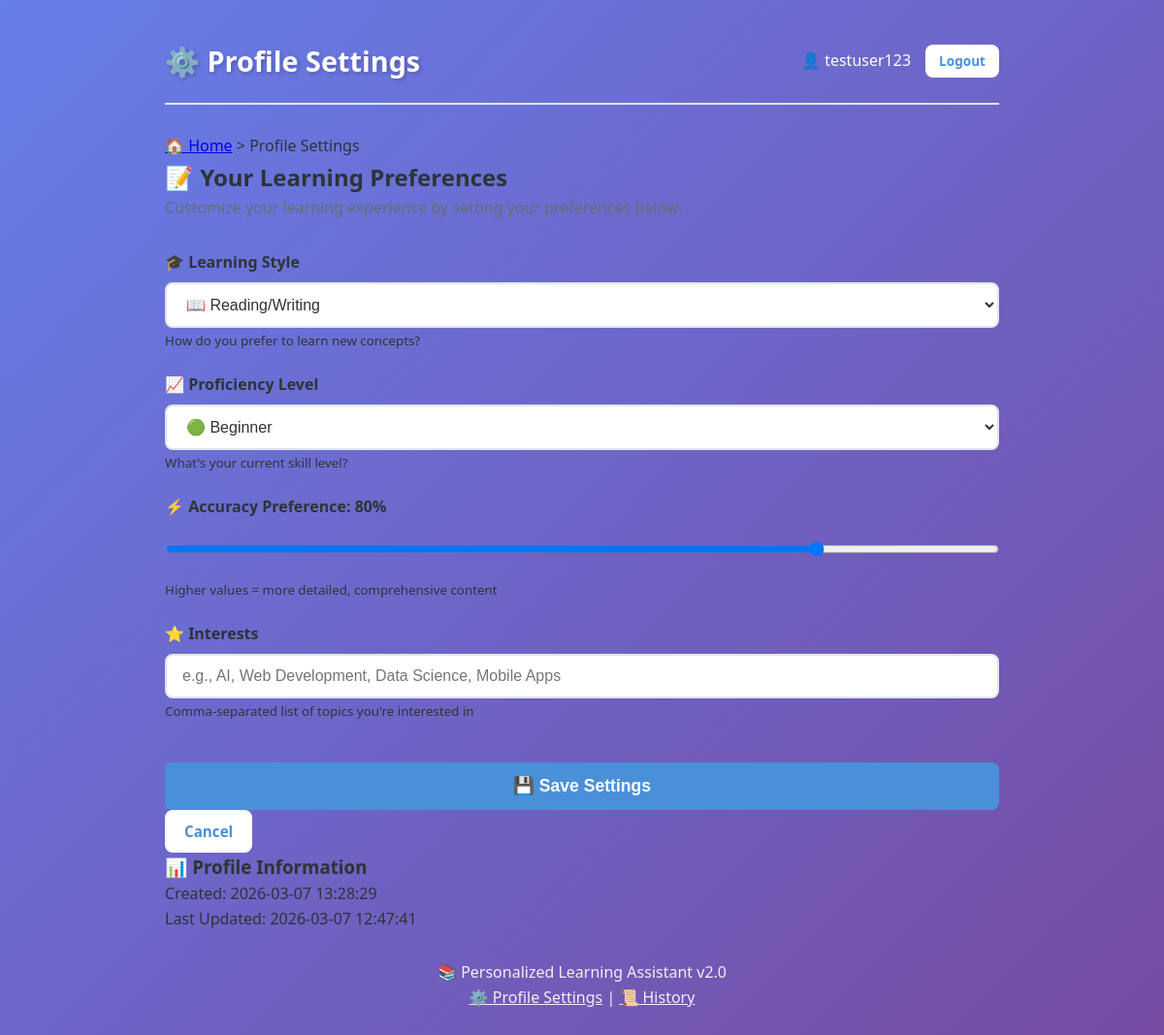
Screenshot of /profile (signed in) with the database file from the repository.
### tables this page shows
CREATE TABLE user_profiles (
            id INTEGER PRIMARY KEY AUTOINCREMENT,
            user_id INTEGER NOT NULL,
            learning_style TEXT DEFAULT 'Reading',
            level TEXT DEFAULT 'Beginner',
            accuracy INTEGER DEFAULT 80,
            interests TEXT DEFAULT '',
            updated_at TIMESTAMP DEFAULT CURRENT_TIMESTAMP, created_at TIMESTAMP,
            FOREIGN KEY (user_id) REFERENCES users (id)
        );

### app.py (the view, shortened to what this page needs)
@app.route('/profile', methods=['GET', 'POST'])
@login_required
def profile():
    user_id = session.get('user_id')
    profile = get_or_create_profile(user_id)
    return render_template('profile.html', profile=profile)

### app.py (called while the page is built, shortened)
def get_db_connection():
    conn = sqlite3.connect(DATABASE)
    conn.row_factory = sqlite3.Row
    return conn

def get_or_create_profile(user_id):
    conn = get_db_connection()
    cursor = conn.cursor()
    cursor.execute('SELECT * FROM user_profiles WHERE user_id = ?', (user_id,))
    profile = cursor.fetchone()
    conn.close()
    return profile

def login_required(f):
    @wraps(f)
    def decorated_function(*args, **kwargs):
        if 'user_id' not in session:
            flash('Please log in to access this page.', 'error')
            return redirect(url_for('login'))
        return f(*args, **kwargs)
    return decorated_function

### templates/profile.html (shortened to what this page needs)
<!DOCTYPE html>
<html lang="en">
<head>
    <link rel="stylesheet" href="/static/style.css">
</head>
<body>
    <div class="container">
        <header>
            <h1>⚙️ Profile Settings</h1>
            <div class="user-info">
                <span>👤 {{ session.get('username') }}</span>
                <a href="/logout" class="btn btn-small">Logout</a>
            </div>
        </header>
        <main>
            <nav class="breadcrumb">
                <a href="/">🏠 Home</a> > <span>Profile Settings</span>
            </nav>
            <section class="profile-form">
                <h2>📝 Your Learning Preferences</h2>
                <p class="subtitle">Customize your learning experience by setting your preferences below.</p>
                <form method="POST" action="/profile">
                    <div class="form-group">
                        <label for="learning_style">🎓 Learning Style</label>
                        <select id="learning_style" name="learning_style">
                            <option value="Reading" {% if profile and profile.learning_style == 'Reading' %}selected{% endif %}>📖 Reading/Writing</option>
                        </select>
                        <small class="help-text">How do you prefer to learn new concepts?</small>
                    </div>
                    <div class="form-group">
                        <label for="level">📈 Proficiency Level</label>
                        <select id="level" name="level">
                            <option value="Beginner" {% if profile and profile.level == 'Beginner' %}selected{% endif %}>🟢 Beginner</option>
                        </select>
                        <small class="help-text">What's your current skill level?</small>
                    </div>
                    <div class="form-group">
                        <label for="accuracy">⚡ Accuracy Preference: <span id="accuracyValue">{{ profile.accuracy if profile else 80 }}%</span></label>
                        <input
                            type="range"
                            id="accuracy"
                            name="accuracy"
                            min="0"
                            max="100"
                            value="{{ profile.accuracy if profile else 80 }}"
                            oninput="document.getElementById('accuracyValue').textContent = this.value + '%'">
                        <small class="help-text">Higher values = more detailed, comprehensive content</small>
                    </div>
                    <div class="form-group">
                        <label for="interests">⭐ Interests</label>
                        <input
                            type="text"
                            id="interests"
                            name="interests"
                            value="{{ profile.interests if profile else '' }}"
                            placeholder="e.g., AI, Web Development, Data Science, Mobile Apps">
                        <small class="help-text">Comma-separated list of topics you're interested in</small>
                    </div>
                    <div class="form-actions">
                        <button type="submit" class="btn btn-primary btn-large">
                            💾 Save Settings
                        </button>
                        <a href="/" class="btn">Cancel</a>
                    </div>
                </form>
            </section>
            {% if profile %}
            <section class="profile-info">
                <h3>📊 Profile Information</h3>
                <div class="info-grid">
                    <div class="info-item">
                        <span class="info-label">Created:</span>
                        <span class="info-value">{{ profile.created_at if profile.created_at else 'New profile - not yet saved' }}</span>
                    </div>
                    <div class="info-item">
                        <span class="info-label">Last Updated:</span>
                        <span class="info-value">{{ profile.updated_at if profile.updated_at else 'Never' }}</span>
                    </div>
                </div>
            </section>
            {% endif %}
        </main>
        <footer>
            <p>📚 Personalized Learning Assistant v2.0</p>
            <p><a href="/profile">⚙️ Profile Settings</a> | <a href="/history">📜 History</a></p>
        </footer>
    </div>
</body>
</html>

### static/style.css (style rules this page uses)
:root { --primary-color: #4a90d9; --primary-dark: #357abd; --secondary-color: #6c5ce7; --success-color: #00b894; --error-color: #d63031; --warning-color: #fdcb6e; --background: linear-gradient(135deg, #667eea 0%, #764ba2 100%); --card-bg: #ffffff; --text-color: #2d3436; --text-light: #636e72; --border-color: #dfe6e9; --shadow: 0 10px 40px rgba(0, 0, 0, 0.1); --shadow-hover: 0 15px 50px rgba(0, 0, 0, 0.15); }
* { margin: 0; padding: 0; box-sizing: border-box; }
body { font-family: 'Segoe UI', Tahoma, Geneva, Verdana, sans-serif; background: var(--background); min-height: 100vh; color: var(--text-color); line-height: 1.6; }
.container { max-width: 900px; margin: 0 auto; padding: 20px; }
header { display: flex; justify-content: space-between; align-items: center; padding: 20px 0; margin-bottom: 30px; border-bottom: 2px solid var(--border-color); animation: slideInDown 0.5s ease-out; }
header h1 { font-size: 1.8rem; color: white; text-shadow: 2px 2px 4px rgba(0, 0, 0, 0.2); }
.user-info { display: flex; align-items: center; gap: 15px; color: white; font-weight: 500; }
.btn { display: inline-block; padding: 10px 20px; background: white; color: var(--primary-color); text-decoration: none; border-radius: 8px; font-weight: 600; transition: all 0.3s ease; border: none; cursor: pointer; font-size: 0.95rem; }
.btn-primary { background: var(--primary-color); color: white; }
.btn-small { padding: 6px 14px; font-size: 0.85rem; }
.btn-large { padding: 14px 28px; font-size: 1.1rem; width: 100%; margin-top: 20px; }
.subtitle { color: var(--text-light); margin-bottom: 30px; }
.form-group { margin-bottom: 20px; }
.form-group label { display: block; margin-bottom: 8px; font-weight: 600; color: var(--text-color); }
.form-group input, .form-group select { width: 100%; padding: 12px 16px; border: 2px solid var(--border-color); border-radius: 8px; font-size: 1rem; transition: all 0.3s ease; background: var(--card-bg); color: var(--text-color); }
footer { text-align: center; padding: 30px 0; color: white; opacity: 0.9; }
footer a { color: white; text-decoration: underline; }

### rows the page displays
user_profiles: learning_style "📖 Reading/Writing", level "🟢 Beginner", accuracy "80", created_at "2026-03-07 13:28:29", updated_at "2026-03-07 12:47:41"

### other values shown
{{ session.get('username') }} "testuser123"
